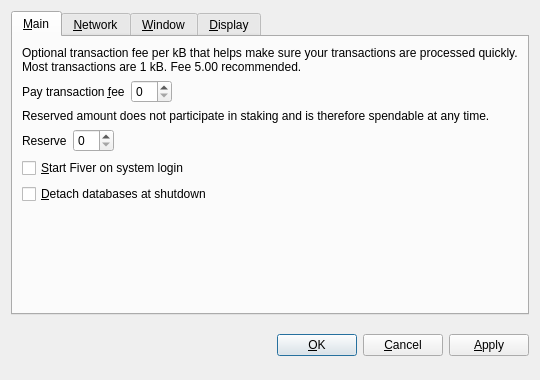
<?xml version="1.0" encoding="UTF-8"?>
<ui version="4.0">
 <class>OptionsDialog</class>
 <widget class="QDialog" name="OptionsDialog">
  <property name="geometry">
   <rect>
    <x>0</x>
    <y>0</y>
    <width>540</width>
    <height>380</height>
   </rect>
  </property>
  <property name="windowTitle">
   <string>Options</string>
  </property>
  <property name="modal">
   <bool>true</bool>
  </property>
  <layout class="QVBoxLayout" name="verticalLayout">
   <item>
    <widget class="QTabWidget" name="tabWidget">
     <property name="tabPosition">
      <enum>QTabWidget::North</enum>
     </property>
     <property name="currentIndex">
      <number>0</number>
     </property>
     <widget class="QWidget" name="tabMain">
      <attribute name="title">
       <string>&amp;Main</string>
      </attribute>
      <layout class="QVBoxLayout" name="verticalLayout_Main">
       <item>
        <widget class="QLabel" name="transactionFeeInfoLabel">
         <property name="text">
          <string>Optional transaction fee per kB that helps make sure your transactions are processed quickly. Most transactions are 1 kB. Fee 5.00 recommended.</string>
         </property>
         <property name="textFormat">
          <enum>Qt::PlainText</enum>
         </property>
         <property name="wordWrap">
          <bool>true</bool>
         </property>
        </widget>
       </item>
       <item>
        <layout class="QHBoxLayout" name="horizontalLayoutFee">
         <item>
          <widget class="QLabel" name="transactionFeeLabel">
           <property name="text">
            <string>Pay transaction &amp;fee</string>
           </property>
           <property name="textFormat">
            <enum>Qt::PlainText</enum>
           </property>
           <property name="buddy">
            <cstring>transactionFee</cstring>
           </property>
          </widget>
         </item>
         <item>
          <widget class="BitcoinAmountField" name="transactionFee"/>
         </item>
         <item>
          <spacer name="horizontalSpacerFee">
           <property name="orientation">
            <enum>Qt::Horizontal</enum>
           </property>
           <property name="sizeHint" stdset="0">
            <size>
             <width>40</width>
             <height>20</height>
            </size>
           </property>
          </spacer>
         </item>
        </layout>
       </item>
       <item>
        <widget class="QLabel" name="reserveBalanceInfoLabel">
         <property name="text">
          <string>Reserved amount does not participate in staking and is therefore spendable at any time.</string>
         </property>
         <property name="textFormat">
          <enum>Qt::PlainText</enum>
         </property>
         <property name="wordWrap">
          <bool>true</bool>
         </property>
        </widget>
       </item>
       <item>
        <layout class="QHBoxLayout" name="horizontalLayoutReserveBalance">
         <item>
          <widget class="QLabel" name="reserveBalanceLabel">
           <property name="text">
            <string>Reserve</string>
           </property>
           <property name="textFormat">
            <enum>Qt::PlainText</enum>
           </property>
           <property name="buddy">
            <cstring>reserveBalance</cstring>
           </property>
          </widget>
         </item>
         <item>
          <widget class="BitcoinAmountField" name="reserveBalance"/>
         </item>
         <item>
          <spacer name="horizontalSpacerReserveBalance">
           <property name="orientation">
            <enum>Qt::Horizontal</enum>
           </property>
           <property name="sizeHint" stdset="0">
            <size>
             <width>40</width>
             <height>20</height>
            </size>
           </property>
          </spacer>
         </item>
        </layout>
       </item>
       <item>
        <widget class="QCheckBox" name="bitcoinAtStartup">
         <property name="toolTip">
          <string>Automatically start Fiver after logging in to the system.</string>
         </property>
         <property name="text">
          <string>&amp;Start Fiver on system login</string>
         </property>
        </widget>
       </item>
       <item>
        <widget class="QCheckBox" name="detachDatabases">
         <property name="toolTip">
          <string>Detach block and address databases at shutdown. This means they can be moved to another data directory, but it slows down shutdown. The wallet is always detached.</string>
         </property>
         <property name="text">
          <string>&amp;Detach databases at shutdown</string>
         </property>
        </widget>
       </item>
       <item>
        <spacer name="verticalSpacer_Main">
         <property name="orientation">
          <enum>Qt::Vertical</enum>
         </property>
         <property name="sizeHint" stdset="0">
          <size>
           <width>20</width>
           <height>40</height>
          </size>
         </property>
        </spacer>
       </item>
      </layout>
     </widget>
     <widget class="QWidget" name="tabNetwork">
      <attribute name="title">
       <string>&amp;Network</string>
      </attribute>
      <layout class="QVBoxLayout" name="verticalLayout_Network">
       <item>
        <widget class="QCheckBox" name="mapPortUpnp">
         <property name="toolTip">
          <string>Automatically open the Fiver client port on the router. This only works when your router supports UPnP and it is enabled.</string>
         </property>
         <property name="text">
          <string>Map port using &amp;UPnP</string>
         </property>
        </widget>
       </item>
       <item>
        <widget class="QCheckBox" name="connectSocks">
         <property name="toolTip">
          <string>Connect to the Fiver network through a SOCKS proxy (e.g. when connecting through Tor).</string>
         </property>
         <property name="text">
          <string>&amp;Connect through SOCKS proxy:</string>
         </property>
        </widget>
       </item>
       <item>
        <layout class="QHBoxLayout" name="horizontalLayout_Network">
         <item>
          <widget class="QLabel" name="proxyIpLabel">
           <property name="text">
            <string>Proxy &amp;IP:</string>
           </property>
           <property name="textFormat">
            <enum>Qt::PlainText</enum>
           </property>
           <property name="buddy">
            <cstring>proxyIp</cstring>
           </property>
          </widget>
         </item>
         <item>
          <widget class="QValidatedLineEdit" name="proxyIp">
           <property name="maximumSize">
            <size>
             <width>140</width>
             <height>16777215</height>
            </size>
           </property>
           <property name="toolTip">
            <string>IP address of the proxy (e.g. 127.0.0.1)</string>
           </property>
          </widget>
         </item>
         <item>
          <widget class="QLabel" name="proxyPortLabel">
           <property name="text">
            <string>&amp;Port:</string>
           </property>
           <property name="textFormat">
            <enum>Qt::PlainText</enum>
           </property>
           <property name="buddy">
            <cstring>proxyPort</cstring>
           </property>
          </widget>
         </item>
         <item>
          <widget class="QLineEdit" name="proxyPort">
           <property name="maximumSize">
            <size>
             <width>55</width>
             <height>16777215</height>
            </size>
           </property>
           <property name="toolTip">
            <string>Port of the proxy (e.g. 9050)</string>
           </property>
          </widget>
         </item>
         <item>
          <widget class="QLabel" name="socksVersionLabel">
           <property name="text">
            <string>SOCKS &amp;Version:</string>
           </property>
           <property name="textFormat">
            <enum>Qt::PlainText</enum>
           </property>
           <property name="buddy">
            <cstring>socksVersion</cstring>
           </property>
          </widget>
         </item>
         <item>
          <widget class="QValueComboBox" name="socksVersion">
           <property name="toolTip">
            <string>SOCKS version of the proxy (e.g. 5)</string>
           </property>
          </widget>
         </item>
         <item>
          <spacer name="horizontalSpacer_Network">
           <property name="orientation">
            <enum>Qt::Horizontal</enum>
           </property>
           <property name="sizeHint" stdset="0">
            <size>
             <width>40</width>
             <height>20</height>
            </size>
           </property>
          </spacer>
         </item>
        </layout>
       </item>
       <item>
        <spacer name="verticalSpacer_Network">
         <property name="orientation">
          <enum>Qt::Vertical</enum>
         </property>
         <property name="sizeHint" stdset="0">
          <size>
           <width>20</width>
           <height>40</height>
          </size>
         </property>
        </spacer>
       </item>
      </layout>
     </widget>
     <widget class="QWidget" name="tabWindow">
      <attribute name="title">
       <string>&amp;Window</string>
      </attribute>
      <layout class="QVBoxLayout" name="verticalLayout_Window">
       <item>
        <widget class="QCheckBox" name="minimizeToTray">
         <property name="toolTip">
          <string>Show only a tray icon after minimizing the window.</string>
         </property>
         <property name="text">
          <string>&amp;Minimize to the tray instead of the taskbar</string>
         </property>
        </widget>
       </item>
       <item>
        <widget class="QCheckBox" name="minimizeOnClose">
         <property name="toolTip">
          <string>Minimize instead of exit the application when the window is closed. When this option is enabled, the application will be closed only after selecting Quit in the menu.</string>
         </property>
         <property name="text">
          <string>M&amp;inimize on close</string>
         </property>
        </widget>
       </item>
       <item>
        <spacer name="verticalSpacer_Window">
         <property name="orientation">
          <enum>Qt::Vertical</enum>
         </property>
         <property name="sizeHint" stdset="0">
          <size>
           <width>20</width>
           <height>40</height>
          </size>
         </property>
        </spacer>
       </item>
      </layout>
     </widget>
     <widget class="QWidget" name="tabDisplay">
      <attribute name="title">
       <string>&amp;Display</string>
      </attribute>
      <layout class="QVBoxLayout" name="verticalLayout_Display">
       <item>
        <layout class="QHBoxLayout" name="horizontalLayout_1_Display">
         <item>
          <widget class="QLabel" name="langLabel">
           <property name="text">
            <string>User Interface &amp;language:</string>
           </property>
           <property name="textFormat">
            <enum>Qt::PlainText</enum>
           </property>
           <property name="buddy">
            <cstring>lang</cstring>
           </property>
          </widget>
         </item>
         <item>
          <widget class="QValueComboBox" name="lang">
           <property name="toolTip">
            <string>The user interface language can be set here. This setting will take effect after restarting Fiver.</string>
           </property>
          </widget>
         </item>
        </layout>
       </item>
       <item>
        <layout class="QHBoxLayout" name="horizontalLayout_2_Display">
         <item>
          <widget class="QLabel" name="unitLabel">
           <property name="text">
            <string>&amp;Unit to show amounts in:</string>
           </property>
           <property name="textFormat">
            <enum>Qt::PlainText</enum>
           </property>
           <property name="buddy">
            <cstring>unit</cstring>
           </property>
          </widget>
         </item>
         <item>
          <widget class="QValueComboBox" name="unit">
           <property name="toolTip">
            <string>Choose the default subdivision unit to show in the interface and when sending coins.</string>
           </property>
          </widget>
         </item>
        </layout>
       </item>
       <item>
        <widget class="QCheckBox" name="displayAddresses">
         <property name="toolTip">
          <string>Whether to show Fiver addresses in the transaction list or not.</string>
         </property>
         <property name="text">
          <string>&amp;Display addresses in transaction list</string>
         </property>
        </widget>
       </item>
       <item>
        <widget class="QCheckBox" name="coinControlFeatures">
         <property name="toolTip">
          <string>Whether to show coin control features or not.</string>
         </property>
         <property name="text">
          <string>Display coin &amp;control features (experts only!)</string>
         </property>
        </widget>
       </item>
       <item>
        <spacer name="verticalSpacer_Display">
         <property name="orientation">
          <enum>Qt::Vertical</enum>
         </property>
         <property name="sizeHint" stdset="0">
          <size>
           <width>20</width>
           <height>40</height>
          </size>
         </property>
        </spacer>
       </item>
      </layout>
     </widget>
    </widget>
   </item>
   <item>
    <layout class="QHBoxLayout" name="horizontalLayout_Buttons">
     <item>
      <spacer name="horizontalSpacer_1">
       <property name="orientation">
        <enum>Qt::Horizontal</enum>
       </property>
       <property name="sizeHint" stdset="0">
        <size>
         <width>40</width>
         <height>48</height>
        </size>
       </property>
      </spacer>
     </item>
     <item>
      <widget class="QLabel" name="statusLabel">
       <property name="font">
        <font>
         <weight>75</weight>
         <bold>true</bold>
        </font>
       </property>
       <property name="text">
        <string/>
       </property>
       <property name="textFormat">
        <enum>Qt::PlainText</enum>
       </property>
       <property name="wordWrap">
        <bool>true</bool>
       </property>
      </widget>
     </item>
     <item>
      <spacer name="horizontalSpacer_2">
       <property name="orientation">
        <enum>Qt::Horizontal</enum>
       </property>
       <property name="sizeHint" stdset="0">
        <size>
         <width>40</width>
         <height>48</height>
        </size>
       </property>
      </spacer>
     </item>
     <item>
      <widget class="QPushButton" name="okButton">
       <property name="text">
        <string>&amp;OK</string>
       </property>
      </widget>
     </item>
     <item>
      <widget class="QPushButton" name="cancelButton">
       <property name="text">
        <string>&amp;Cancel</string>
       </property>
       <property name="autoDefault">
        <bool>false</bool>
       </property>
      </widget>
     </item>
     <item>
      <widget class="QPushButton" name="applyButton">
       <property name="text">
        <string>&amp;Apply</string>
       </property>
       <property name="autoDefault">
        <bool>false</bool>
       </property>
      </widget>
     </item>
    </layout>
   </item>
  </layout>
 </widget>
 <customwidgets>
  <customwidget>
   <class>BitcoinAmountField</class>
   <extends>QSpinBox</extends>
   <header>bitcoinamountfield.h</header>
  </customwidget>
  <customwidget>
   <class>QValueComboBox</class>
   <extends>QComboBox</extends>
   <header>qvaluecombobox.h</header>
  </customwidget>
  <customwidget>
   <class>QValidatedLineEdit</class>
   <extends>QLineEdit</extends>
   <header>qvalidatedlineedit.h</header>
  </customwidget>
 </customwidgets>
 <resources/>
 <connections/>
</ui>
